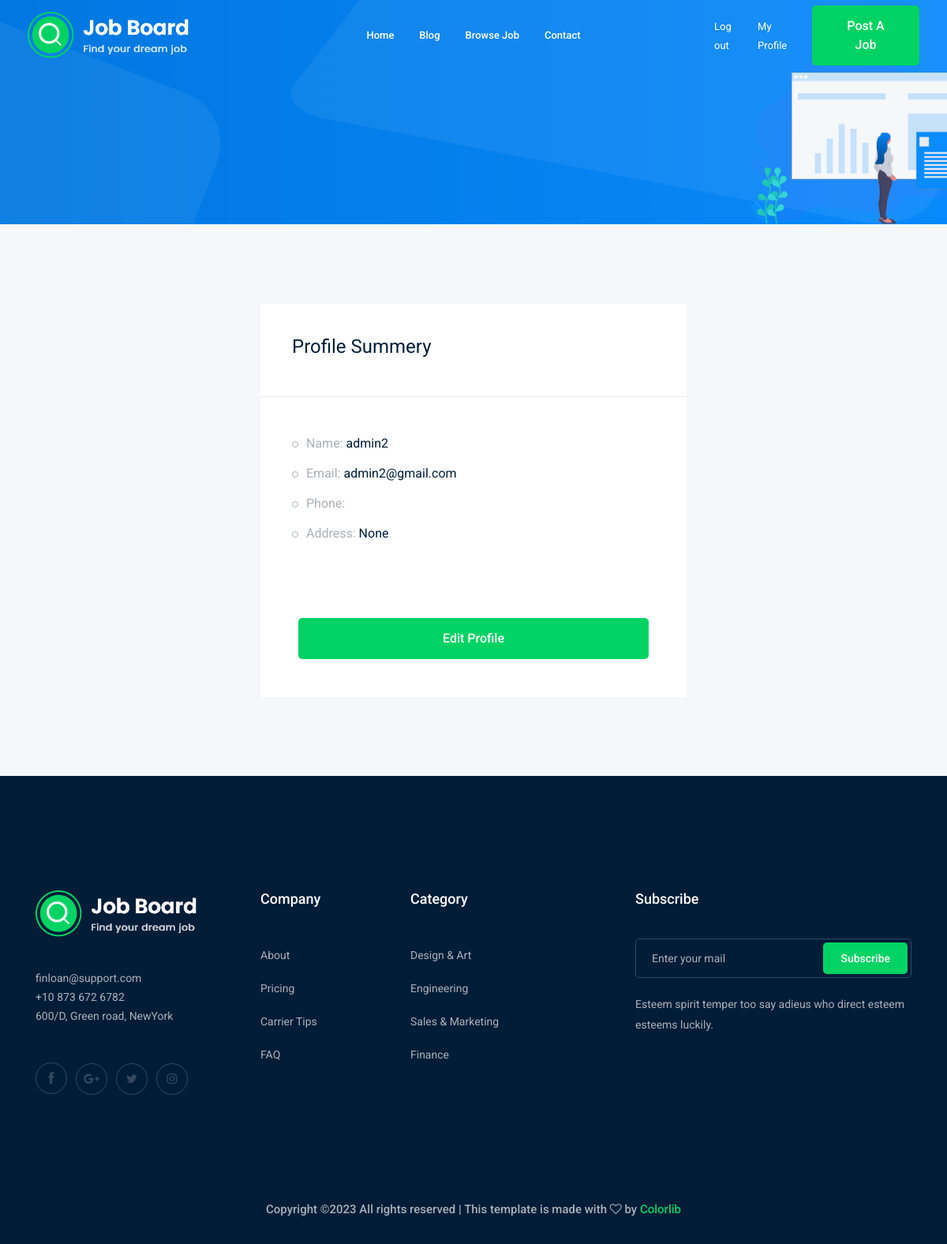
The app's page /accounts/profile (signed in) with its own data.
### accounts/models.py (models this page shows)
class Profile(models.Model):
    user=models.OneToOneField(User, on_delete=models.CASCADE)
    city=models.ForeignKey("City",related_name='user_city', on_delete=models.CASCADE,blank=True,null=True)
    phone_number=models.CharField(max_length=15)
    image=models.ImageField(upload_to='profile/')
    def __str__(self):
        return str(self.user)

### accounts/views.py (the view)
# urls.py: path('profile',views.profile,name="profile"),
def profile(request):
    profile = Profile.objects.get(user=request.user)
    return render(request,'accounts/profile.html',{'profile': profile})

### accounts/templates/accounts/profile.html (shortened to what this page needs)
{% extends 'base.html' %}
{% load bootstrap4 %}
{% block body %}
    <div class="bradcam_area bradcam_bg_1">
        <div class="container">
            <div class="row">
                <div class="col-xl-12">
                </div>
            </div>
        </div>
    </div>
    <div class="job_details_area">
        <div class="container">
            <div class="row">
                <div class="col-lg-6 mx-auto">
                    <div class="job_sumary">
                        <div class="summery_header">
                            <h3>Profile Summery</h3>
                        </div>
                        <div class="job_content">
                            <ul>
                                <li> Name: <span>{{profile}}</span></li>
                                <li>Email: <span>{{profile.user.email}}</span></li>
                                <li>Phone: </li>
                                <li>Address: <span>{{profile.city}}</span></li>
                            </ul>
                        </div>
                        <div class="p-5">
                            <a class="boxed-btn3 w-100" href="{% url 'accounts:profile_edit' %}">Edit Profile</a>
                        </div>
                    </div>
                </div>
            </div>
        </div>
    </div>
    {% endblock body %}

### records on screen
Profile: user.username "admin2", user.email "admin2@gmail.com", city "None"
